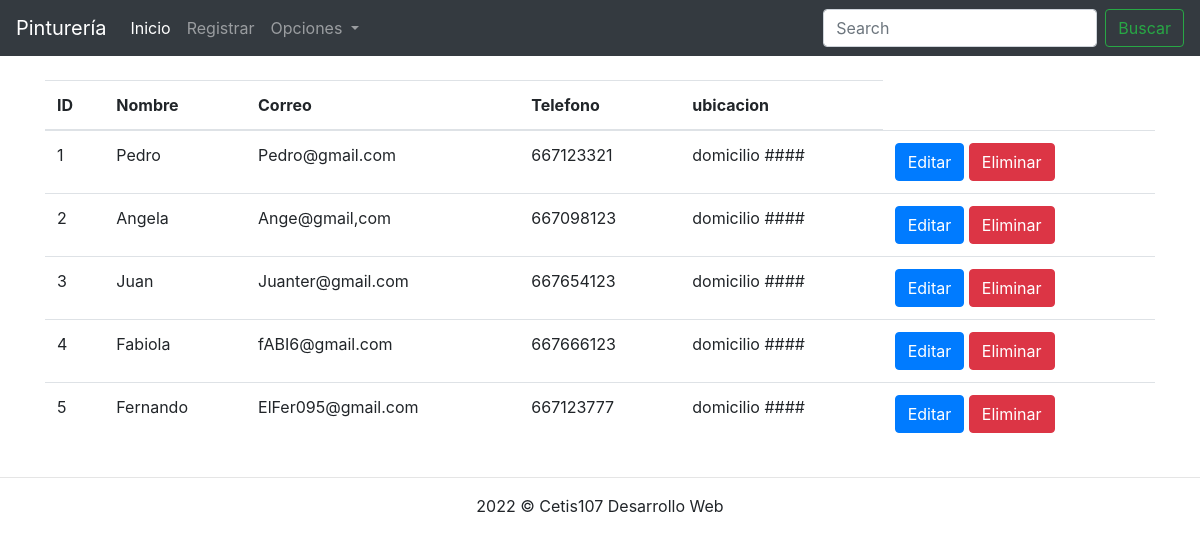
Screenshot of /ConsultarDatos.php with the database file from the repository.
### tables this page shows
CREATE TABLE `usuarios` (
  `id` int(11) NOT NULL,
  `nombre` varchar(50) NOT NULL,
  `correo` varchar(50) NOT NULL,
  `telefono` varchar(20) NOT NULL,
  `ubicacion` varchar(150) NOT NULL
);

### ConsultarDatos.php (the view, shortened to what this page needs)
<!DOCTYPE html>
<html lang="en">
<head>
    <link rel="stylesheet" href="css/bootstrap.css">
</head>
<body>
<?php
include 'Conexion.php';
$sql = "select * from usuarios";
$datos = $conexion->query($sql);
?>
<?php include 'menu.php'; ?>
<br>
<div class="container">
    <div class="row">
        <div class="col-12">
            <table class="table table-hover">
                <thead>
                    <tr>
                        <th>ID</th>
                        <th>Nombre</th>
                        <th>Correo</th>
                        <th>Telefono</th>
                        <th>ubicacion</th>
                    </tr>
                </thead>
                <tbody>
                <?php if($datos->num_rows > 0) {
                          while($row = $datos->fetch_assoc()) {
                      ?>
                    <tr>
                        <td><?php echo $row["id"]; ?></td>
                        <td><?php echo $row["nombre"]; ?></td>
                        <td><?php echo $row["correo"]; ?></td>
                        <td><?php echo $row["telefono"]; ?></td>
                        <td><?php echo $row["ubicacion"]; ?></td>
                        <td>
                                <a href="actualizarRegistro.php?id=<?php echo $row["id"]; ?>" class="btn btn-primary">Editar</a>
                                <a href="eliminarRegistro.php?id=<?php echo $row["id"]; ?>" class="btn btn-danger">Eliminar</a>
                            </td>
                    </tr>
                    <?php
                        }
                    }
                      ?>
                </tbody>
            </table>
        </div>
    </div>
</div>
<footer class="text-center">
        <hr>
        2022 &copy; Cetis107 Desarrollo Web
    </footer>
</body>
</html>

### menu.php (shortened to what this page needs)
<nav class="navbar navbar-expand-lg navbar-dark bg-dark">
        <a class="navbar-brand" href="#">Pinturería</a>
        <div class="collapse navbar-collapse" id="navbarSupportedContent">
          <ul class="navbar-nav mr-auto">
            <li class="nav-item active">
              <a class="nav-link" href="index.php">Inicio <span class="sr-only">(current)</span></a>
            </li>
            <li class="nav-item">
              <a class="nav-link" href="RegistraDatos.php">Registrar</a>
            </li>
            <li class="nav-item dropdown">
              <a class="nav-link dropdown-toggle" href="#" role="button" data-toggle="dropdown" aria-expanded="false">
                Opciones
              </a>
            </li>
          </ul>
          <form class="form-inline my-2 my-lg-0">
            <input class="form-control mr-sm-2" type="search" placeholder="Search" aria-label="Search">
            <button class="btn btn-outline-success my-2 my-sm-0" type="submit">Buscar</button>
          </form>
        </div>
      </nav>

### rows the page displays
usuarios: id "1", nombre "Pedro", correo "Pedro@gmail.com", telefono "667123321", ubicacion "domicilio ####"
usuarios: id "2", nombre "Angela", correo "Ange@gmail,com", telefono "667098123", ubicacion "domicilio ####"
usuarios: id "3", nombre "Juan", correo "Juanter@gmail.com", telefono "667654123", ubicacion "domicilio ####"
usuarios: id "4", nombre "Fabiola", correo "fABI6@gmail.com", telefono "667666123", ubicacion "domicilio ####"
usuarios: id "5", nombre "Fernando", correo "ElFer095@gmail.com", telefono "667123777", ubicacion "domicilio ####"
